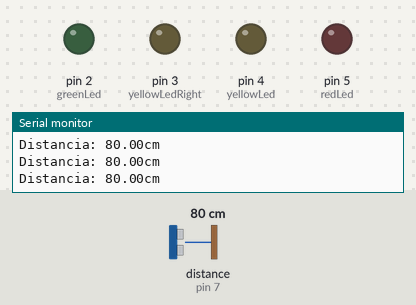
Bench run of a sketch on a simulated Arduino Uno, built with avr-gcc and run on an emulated ATmega328P. On the bench: output pins drawn as LEDs (lit = HIGH), the last lines printed to the serial monitor. Dashed ring = blinking. The test bench sets the inputs (shaded band); at power-on: distance to the obstacle (sensor on pin 7) 80 cm. The echo pulse lasts 58.3 µs per cm; pins used as bus, display or sensor lines are not drawn.

Above: at 1.2 s.
1.3 s: distance to the obstacle (sensor on pin 7) set to 53 cm
3.0 s: distance to the obstacle (sensor on pin 7) set to 47 cm
At 3.45 s:
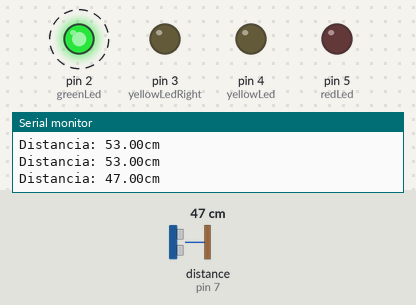
6.0 s: distance to the obstacle (sensor on pin 7) set to 32 cm
9.0 s: distance to the obstacle (sensor on pin 7) set to 28 cm
At 9.49 s:
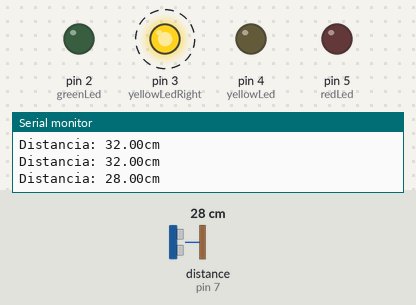
12.0 s: distance to the obstacle (sensor on pin 7) set to 23 cm
15.0 s: distance to the obstacle (sensor on pin 7) set to 19 cm
At 15.52 s:
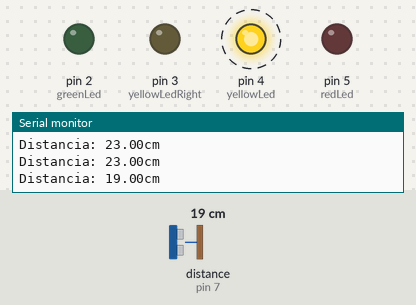
Timing chart, 0 to 19.0 s (numbered marks = the images above; inputs shaded):
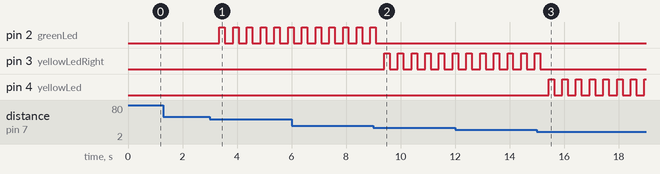

Measured:
- the behaviour switches between 51 and 50 cm on distance to the obstacle (sensor on pin 7) (found by bisection; images 0 and 1)
- the behaviour switches between 31 and 30 cm on distance to the obstacle (sensor on pin 7) (found by bisection; images 1 and 2)
- the behaviour switches between 21 and 20 cm on distance to the obstacle (sensor on pin 7) (found by bisection; images 2 and 3)
- after the input at 3.0 s, pin 2 (greenLed): alternates HIGH for 0.20 s and LOW for 0.30 s, starting after 0.35 s
- after the input at 9.0 s, pin 2 (greenLed): goes on until 9.1 s, then stays LOW; pin 3 (yellowLedRight): alternates HIGH for 0.20 s and LOW for 0.30 s, starting after 0.40 s
- after the input at 15.0 s, pin 3 (yellowLedRight): goes on until 15.1 s, then stays LOW; pin 4 (yellowLed): alternates HIGH for 0.20 s and LOW for 0.30 s, starting after 0.43 s

The sketch:

ojeto_com_sensor_HC_SR04_ascendendo_LEDs_copy_20221202152451.ino
```cpp
#include "Ultrasonic.h"
const int pinEcho = 7 ;
const int pinTrigger = 6;

const int redLed = 5;
const int yellowLed = 4;
const int yellowLedRight = 3;
const int greenLed = 2;

Ultrasonic ultrasonic(pinTrigger, pinEcho);

int distance;
double response;

void setup() {
  // put your setup code here, to run once:
  pinMode(pinEcho, INPUT);
  pinMode(pinTrigger, OUTPUT);
  Serial.begin(9600);
  pinMode(redLed,OUTPUT);
  pinMode(yellowLed,OUTPUT);
  pinMode(yellowLedRight,OUTPUT);
  pinMode(greenLed, OUTPUT);
}

void loop() {
  // put your main code here, to run repeatedly:

  hcsr04();
  Serial.print("Distancia: ");
  Serial.print(response);
  Serial.println("cm");

  if(response <= 10) {
    digitalWrite(redLed, HIGH);
    delay(200);
    digitalWrite(redLed, LOW);
  }else if(response > 10 && response <= 20) {
    digitalWrite(yellowLed, HIGH);
    delay(200);
    digitalWrite(yellowLed, LOW);
  }else if(response > 20 && response <=30) {
    digitalWrite(yellowLedRight, HIGH);
    delay(200);
    digitalWrite(yellowLedRight, LOW);
  }else if(response > 30 && response <= 50) {
    digitalWrite(greenLed, HIGH);
    delay(200);
    digitalWrite(greenLed, LOW);
  }

}
void hcsr04() {

  digitalWrite(pinTrigger, LOW);
  delayMicroseconds(2);
  digitalWrite(pinTrigger, HIGH);
  delayMicroseconds(10);
  digitalWrite(pinTrigger, LOW);

  distance = (ultrasonic.Ranging(CM));
  response = double(distance);
  delay(300);
}
```
